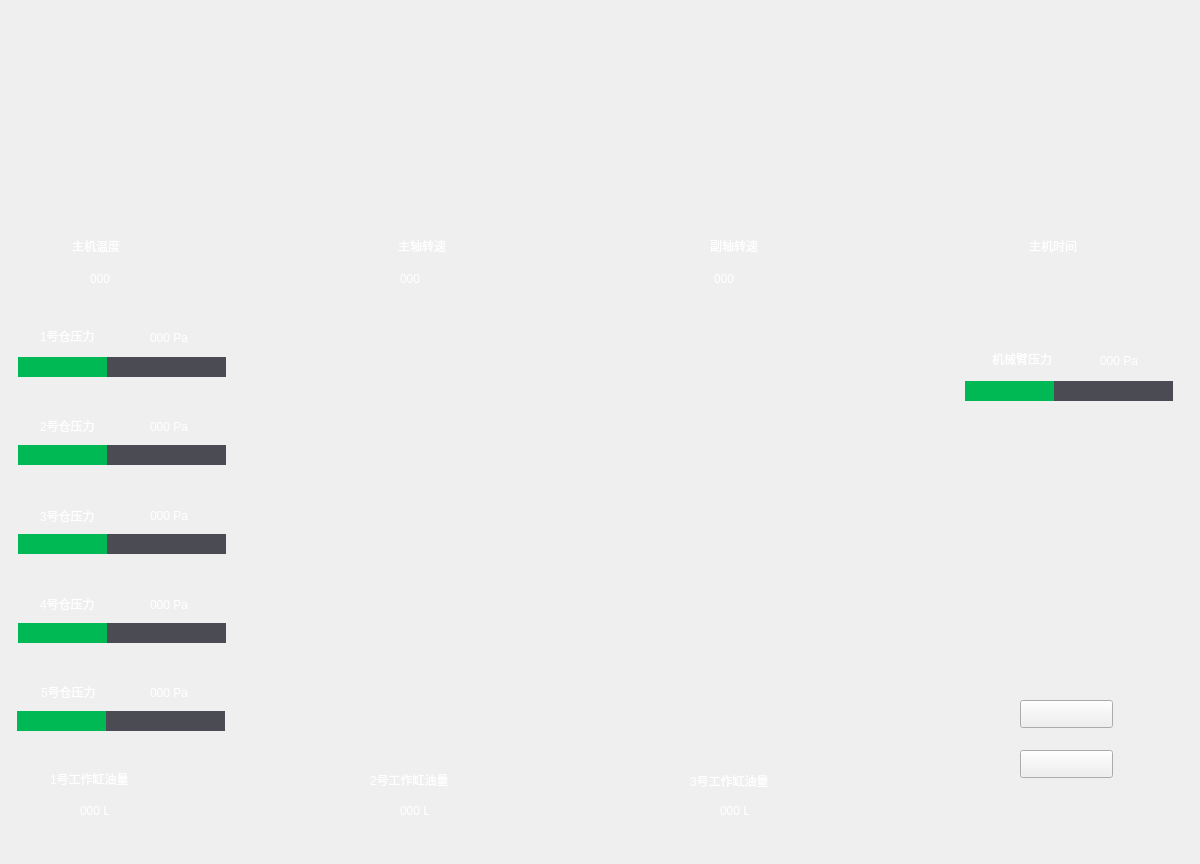
<?xml version="1.0" encoding="UTF-8"?>
<ui version="4.0">
 <class>MainWindow</class>
 <widget class="QMainWindow" name="MainWindow">
  <property name="geometry">
   <rect>
    <x>0</x>
    <y>0</y>
    <width>1200</width>
    <height>864</height>
   </rect>
  </property>
  <property name="windowTitle">
   <string>MainWindow</string>
  </property>
  <property name="styleSheet">
   <string notr="true">QProgressBar {
	border:0.1px solid grey;
	background-color:rgb(74,75,83);
}
QProgressBar::chunk {
	background-color:rgb(0,185,84);
}</string>
  </property>
  <widget class="QWidget" name="centralwidget">
   <widget class="QLabel" name="label_bg">
    <property name="geometry">
     <rect>
      <x>0</x>
      <y>0</y>
      <width>1200</width>
      <height>864</height>
     </rect>
    </property>
    <property name="text">
     <string/>
    </property>
    <property name="pixmap">
     <pixmap resource="res.qrc">:/res/bg4.png</pixmap>
    </property>
   </widget>
   <widget class="QLabel" name="label">
    <property name="geometry">
     <rect>
      <x>72</x>
      <y>230</y>
      <width>101</width>
      <height>31</height>
     </rect>
    </property>
    <property name="styleSheet">
     <string notr="true">font: 12pt &quot;新宋体&quot;;
color:white;</string>
    </property>
    <property name="text">
     <string>主机温度</string>
    </property>
   </widget>
   <widget class="QLabel" name="label_2">
    <property name="geometry">
     <rect>
      <x>398</x>
      <y>230</y>
      <width>101</width>
      <height>31</height>
     </rect>
    </property>
    <property name="styleSheet">
     <string notr="true">font: 12pt &quot;新宋体&quot;;
color:white;</string>
    </property>
    <property name="text">
     <string>主轴转速</string>
    </property>
   </widget>
   <widget class="QLabel" name="label_3">
    <property name="geometry">
     <rect>
      <x>710</x>
      <y>230</y>
      <width>101</width>
      <height>31</height>
     </rect>
    </property>
    <property name="styleSheet">
     <string notr="true">font: 12pt &quot;新宋体&quot;;
color:white;</string>
    </property>
    <property name="text">
     <string>副轴转速</string>
    </property>
   </widget>
   <widget class="QLabel" name="label_4">
    <property name="geometry">
     <rect>
      <x>1029</x>
      <y>230</y>
      <width>101</width>
      <height>31</height>
     </rect>
    </property>
    <property name="styleSheet">
     <string notr="true">font: 12pt &quot;新宋体&quot;;
color:white;</string>
    </property>
    <property name="text">
     <string>主机时间</string>
    </property>
   </widget>
   <widget class="QLabel" name="label_5">
    <property name="geometry">
     <rect>
      <x>40</x>
      <y>320</y>
      <width>101</width>
      <height>31</height>
     </rect>
    </property>
    <property name="styleSheet">
     <string notr="true">font: 12pt &quot;新宋体&quot;;
color:white;</string>
    </property>
    <property name="text">
     <string>1号仓压力</string>
    </property>
   </widget>
   <widget class="QLabel" name="label_6">
    <property name="geometry">
     <rect>
      <x>40</x>
      <y>410</y>
      <width>101</width>
      <height>31</height>
     </rect>
    </property>
    <property name="styleSheet">
     <string notr="true">font: 12pt &quot;新宋体&quot;;
color:white;</string>
    </property>
    <property name="text">
     <string>2号仓压力</string>
    </property>
   </widget>
   <widget class="QLabel" name="label_7">
    <property name="geometry">
     <rect>
      <x>40</x>
      <y>500</y>
      <width>101</width>
      <height>31</height>
     </rect>
    </property>
    <property name="styleSheet">
     <string notr="true">font: 12pt &quot;新宋体&quot;;
color:white;</string>
    </property>
    <property name="text">
     <string>3号仓压力</string>
    </property>
   </widget>
   <widget class="QLabel" name="label_8">
    <property name="geometry">
     <rect>
      <x>40</x>
      <y>588</y>
      <width>101</width>
      <height>31</height>
     </rect>
    </property>
    <property name="styleSheet">
     <string notr="true">font: 12pt &quot;新宋体&quot;;
color:white;</string>
    </property>
    <property name="text">
     <string>4号仓压力</string>
    </property>
   </widget>
   <widget class="QLabel" name="label_9">
    <property name="geometry">
     <rect>
      <x>41</x>
      <y>676</y>
      <width>141</width>
      <height>31</height>
     </rect>
    </property>
    <property name="styleSheet">
     <string notr="true">font: 12pt &quot;新宋体&quot;;
color:white;</string>
    </property>
    <property name="text">
     <string>5号仓压力</string>
    </property>
   </widget>
   <widget class="QLabel" name="label_10">
    <property name="geometry">
     <rect>
      <x>50</x>
      <y>763</y>
      <width>151</width>
      <height>31</height>
     </rect>
    </property>
    <property name="styleSheet">
     <string notr="true">font: 12pt &quot;新宋体&quot;;
color:white;</string>
    </property>
    <property name="text">
     <string>1号工作缸油量</string>
    </property>
   </widget>
   <widget class="QLabel" name="label_11">
    <property name="geometry">
     <rect>
      <x>370</x>
      <y>764</y>
      <width>141</width>
      <height>31</height>
     </rect>
    </property>
    <property name="styleSheet">
     <string notr="true">font: 12pt &quot;新宋体&quot;;
color:white;</string>
    </property>
    <property name="text">
     <string>2号工作缸油量</string>
    </property>
   </widget>
   <widget class="QLabel" name="label_12">
    <property name="geometry">
     <rect>
      <x>690</x>
      <y>765</y>
      <width>141</width>
      <height>31</height>
     </rect>
    </property>
    <property name="styleSheet">
     <string notr="true">font: 12pt &quot;新宋体&quot;;
color:white;</string>
    </property>
    <property name="text">
     <string>3号工作缸油量</string>
    </property>
   </widget>
   <widget class="QLabel" name="label_13">
    <property name="geometry">
     <rect>
      <x>992</x>
      <y>343</y>
      <width>101</width>
      <height>31</height>
     </rect>
    </property>
    <property name="styleSheet">
     <string notr="true">font: 12pt &quot;新宋体&quot;;
color:white;</string>
    </property>
    <property name="text">
     <string>机械臂压力</string>
    </property>
   </widget>
   <widget class="QLabel" name="label_wen_du">
    <property name="geometry">
     <rect>
      <x>90</x>
      <y>268</y>
      <width>41</width>
      <height>21</height>
     </rect>
    </property>
    <property name="styleSheet">
     <string notr="true">font: 12pt &quot;新宋体&quot;;
color:white;</string>
    </property>
    <property name="text">
     <string>000</string>
    </property>
   </widget>
   <widget class="QLabel" name="label_fu_zhou">
    <property name="geometry">
     <rect>
      <x>714</x>
      <y>268</y>
      <width>41</width>
      <height>21</height>
     </rect>
    </property>
    <property name="styleSheet">
     <string notr="true">font: 12pt &quot;新宋体&quot;;
color:white;</string>
    </property>
    <property name="text">
     <string>000</string>
    </property>
   </widget>
   <widget class="QLabel" name="label_zhu_zhou">
    <property name="geometry">
     <rect>
      <x>400</x>
      <y>268</y>
      <width>41</width>
      <height>21</height>
     </rect>
    </property>
    <property name="styleSheet">
     <string notr="true">font: 12pt &quot;新宋体&quot;;
color:white;</string>
    </property>
    <property name="text">
     <string>000</string>
    </property>
   </widget>
   <widget class="QLabel" name="label_gang_1">
    <property name="geometry">
     <rect>
      <x>80</x>
      <y>800</y>
      <width>91</width>
      <height>21</height>
     </rect>
    </property>
    <property name="styleSheet">
     <string notr="true">font: 12pt &quot;新宋体&quot;;
color:white;</string>
    </property>
    <property name="text">
     <string>000 L</string>
    </property>
   </widget>
   <widget class="QLabel" name="label_gang_3">
    <property name="geometry">
     <rect>
      <x>720</x>
      <y>800</y>
      <width>91</width>
      <height>21</height>
     </rect>
    </property>
    <property name="styleSheet">
     <string notr="true">font: 12pt &quot;新宋体&quot;;
color:white;</string>
    </property>
    <property name="text">
     <string>000 L</string>
    </property>
   </widget>
   <widget class="QLabel" name="label_gang_2">
    <property name="geometry">
     <rect>
      <x>400</x>
      <y>800</y>
      <width>91</width>
      <height>21</height>
     </rect>
    </property>
    <property name="styleSheet">
     <string notr="true">font: 12pt &quot;新宋体&quot;;
color:white;</string>
    </property>
    <property name="text">
     <string>000 L</string>
    </property>
   </widget>
   <widget class="QLabel" name="label_chang_1">
    <property name="geometry">
     <rect>
      <x>150</x>
      <y>327</y>
      <width>71</width>
      <height>21</height>
     </rect>
    </property>
    <property name="styleSheet">
     <string notr="true">font: 12pt &quot;新宋体&quot;;
color:white;</string>
    </property>
    <property name="text">
     <string>000 Pa</string>
    </property>
   </widget>
   <widget class="QLabel" name="label_chang_2">
    <property name="geometry">
     <rect>
      <x>150</x>
      <y>416</y>
      <width>71</width>
      <height>21</height>
     </rect>
    </property>
    <property name="styleSheet">
     <string notr="true">font: 12pt &quot;新宋体&quot;;
color:white;</string>
    </property>
    <property name="text">
     <string>000 Pa</string>
    </property>
   </widget>
   <widget class="QLabel" name="label_chang_3">
    <property name="geometry">
     <rect>
      <x>150</x>
      <y>505</y>
      <width>71</width>
      <height>21</height>
     </rect>
    </property>
    <property name="styleSheet">
     <string notr="true">font: 12pt &quot;新宋体&quot;;
color:white;</string>
    </property>
    <property name="text">
     <string>000 Pa</string>
    </property>
   </widget>
   <widget class="QLabel" name="label_chang_4">
    <property name="geometry">
     <rect>
      <x>150</x>
      <y>594</y>
      <width>71</width>
      <height>21</height>
     </rect>
    </property>
    <property name="styleSheet">
     <string notr="true">font: 12pt &quot;新宋体&quot;;
color:white;</string>
    </property>
    <property name="text">
     <string>000 Pa</string>
    </property>
   </widget>
   <widget class="QLabel" name="label_chang_5">
    <property name="geometry">
     <rect>
      <x>150</x>
      <y>682</y>
      <width>71</width>
      <height>21</height>
     </rect>
    </property>
    <property name="styleSheet">
     <string notr="true">font: 12pt &quot;新宋体&quot;;
color:white;</string>
    </property>
    <property name="text">
     <string>000 Pa</string>
    </property>
   </widget>
   <widget class="QLabel" name="label_ji_xie_bi">
    <property name="geometry">
     <rect>
      <x>1100</x>
      <y>350</y>
      <width>71</width>
      <height>21</height>
     </rect>
    </property>
    <property name="styleSheet">
     <string notr="true">font: 12pt &quot;新宋体&quot;;
color:white;</string>
    </property>
    <property name="text">
     <string>000 Pa</string>
    </property>
   </widget>
   <widget class="QProgressBar" name="progressBar_chang_1">
    <property name="geometry">
     <rect>
      <x>18</x>
      <y>357</y>
      <width>208</width>
      <height>20</height>
     </rect>
    </property>
    <property name="minimum">
     <number>500</number>
    </property>
    <property name="maximum">
     <number>1200</number>
    </property>
    <property name="value">
     <number>800</number>
    </property>
    <property name="textVisible">
     <bool>false</bool>
    </property>
   </widget>
   <widget class="QProgressBar" name="progressBar_chang_2">
    <property name="geometry">
     <rect>
      <x>18</x>
      <y>445</y>
      <width>208</width>
      <height>20</height>
     </rect>
    </property>
    <property name="minimum">
     <number>500</number>
    </property>
    <property name="maximum">
     <number>1200</number>
    </property>
    <property name="value">
     <number>800</number>
    </property>
    <property name="textVisible">
     <bool>false</bool>
    </property>
   </widget>
   <widget class="QProgressBar" name="progressBar_chang_3">
    <property name="geometry">
     <rect>
      <x>18</x>
      <y>534</y>
      <width>208</width>
      <height>20</height>
     </rect>
    </property>
    <property name="minimum">
     <number>500</number>
    </property>
    <property name="maximum">
     <number>1200</number>
    </property>
    <property name="value">
     <number>800</number>
    </property>
    <property name="textVisible">
     <bool>false</bool>
    </property>
   </widget>
   <widget class="QProgressBar" name="progressBar_chang_4">
    <property name="geometry">
     <rect>
      <x>18</x>
      <y>623</y>
      <width>208</width>
      <height>20</height>
     </rect>
    </property>
    <property name="minimum">
     <number>500</number>
    </property>
    <property name="maximum">
     <number>1200</number>
    </property>
    <property name="value">
     <number>800</number>
    </property>
    <property name="textVisible">
     <bool>false</bool>
    </property>
   </widget>
   <widget class="QProgressBar" name="progressBar_chang_5">
    <property name="geometry">
     <rect>
      <x>17</x>
      <y>711</y>
      <width>208</width>
      <height>20</height>
     </rect>
    </property>
    <property name="minimum">
     <number>500</number>
    </property>
    <property name="maximum">
     <number>1200</number>
    </property>
    <property name="value">
     <number>800</number>
    </property>
    <property name="textVisible">
     <bool>false</bool>
    </property>
   </widget>
   <widget class="QProgressBar" name="progressBar_ji_xie_bi">
    <property name="geometry">
     <rect>
      <x>965</x>
      <y>381</y>
      <width>208</width>
      <height>20</height>
     </rect>
    </property>
    <property name="minimum">
     <number>500</number>
    </property>
    <property name="maximum">
     <number>1200</number>
    </property>
    <property name="value">
     <number>800</number>
    </property>
    <property name="textVisible">
     <bool>false</bool>
    </property>
   </widget>
   <widget class="QLabel" name="label_time">
    <property name="geometry">
     <rect>
      <x>978</x>
      <y>272</y>
      <width>181</width>
      <height>16</height>
     </rect>
    </property>
    <property name="styleSheet">
     <string notr="true">QLabel{
	color:white
}</string>
    </property>
    <property name="text">
     <string/>
    </property>
   </widget>
   <widget class="QLabel" name="label_state">
    <property name="geometry">
     <rect>
      <x>407</x>
      <y>96</y>
      <width>421</width>
      <height>101</height>
     </rect>
    </property>
    <property name="text">
     <string/>
    </property>
    <property name="pixmap">
     <pixmap resource="res.qrc">:/res/normal.png</pixmap>
    </property>
   </widget>
   <widget class="QPushButton" name="pushButton_add">
    <property name="geometry">
     <rect>
      <x>1020</x>
      <y>700</y>
      <width>93</width>
      <height>28</height>
     </rect>
    </property>
    <property name="text">
     <string/>
    </property>
   </widget>
   <widget class="QPushButton" name="pushButton_sub">
    <property name="geometry">
     <rect>
      <x>1020</x>
      <y>750</y>
      <width>93</width>
      <height>28</height>
     </rect>
    </property>
    <property name="text">
     <string/>
    </property>
   </widget>
   <widget class="QGraphicsView" name="graphicsView">
    <property name="geometry">
     <rect>
      <x>958</x>
      <y>479</y>
      <width>211</width>
      <height>211</height>
     </rect>
    </property>
    <property name="styleSheet">
     <string notr="true">background-color:rgb(0,0,0,0);</string>
    </property>
    <property name="frameShape">
     <enum>QFrame::NoFrame</enum>
    </property>
   </widget>
   <widget class="QLabel" name="label_14">
    <property name="geometry">
     <rect>
      <x>981</x>
      <y>502</y>
      <width>148</width>
      <height>105</height>
     </rect>
    </property>
    <property name="text">
     <string/>
    </property>
    <property name="pixmap">
     <pixmap resource="res.qrc">:/res/overlay.png</pixmap>
    </property>
   </widget>
  </widget>
 </widget>
 <resources>
  <include location="res.qrc"/>
 </resources>
 <connections/>
</ui>
